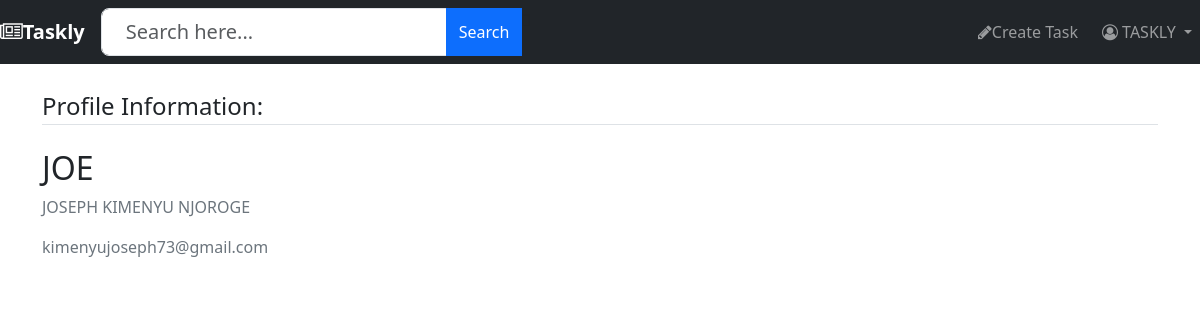
The app's page /profile/Joe/ (signed in) with its own data.
### Taskly/models.py (models this page shows, shortened)
class CustomUser(AbstractUser):
    email = models.EmailField(unique=True)
    description = models.TextField("Description", max_length=600, default='', blank=True)
    groups = models.ManyToManyField(
        'auth.Group',
        related_name='custom_users',  # Choose a custom related_name
        blank=True,
        help_text='The groups this user belongs to.',
        verbose_name='groups',
    )
    user_permissions = models.ManyToManyField(
        'auth.Permission',
        related_name='custom_users',  # Choose a custom related_name
        blank=True,
        help_text='Specific permissions for this user.',
        verbose_name='user permissions',
    )

### Taskly/views.py (the view, shortened to what this page needs)
# urls.py: path('profile/<username>/', views.profile, name='profile'),
def profile(request, username):
    user = get_user_model().objects.filter(username=username).first()
    if user:
        form = UserUpdateForm(instance=user)
        return render(
            request=request,
            template_name="Taskly/profile.html",
            context={"form": form}
            )
    return redirect("Taskly:homepage")

### Taskly/forms.py
class UserUpdateForm(forms.ModelForm):
    model = CustomUser
    email = forms.EmailField()
    class Meta:
        model = get_user_model()
        fields = ['first_name', 'last_name', 'email']

### Taskly/templates/Taskly/profile.html (shortened to what this page needs)
{% extends "base.html" %}
{% load crispy_forms_tags %}
{% block content %}
<div class="content-section col-lg-12 col-md-12 col-sm-12 tutorial-style" style="min-height:65vh;">
    <legend class="border-bottom mb-4">Profile Information:</legend>
    <div class="media">
        <div class="media-body">
            <h2 class="account-heading">{{ form.instance.username|upper }}
            </h2>
            <p class="text-secondary">{{ form.instance.first_name }} {{ form.instance.last_name }}</p>
            <p class="text-secondary">{{ form.instance.email }}</p>
        </div>
    </div>
</div>
{% endblock content %}

### Taskly/templates/base.html (shortened to what this page needs)
{% load crispy_forms_tags %}
<!DOCTYPE html>
<html lang="en">
<head>
    <link rel="stylesheet" href="https://cdn.jsdelivr.net/npm/bootstrap@5.3.0/dist/css/bootstrap.min.css">
    <link rel="stylesheet" href="https://cdnjs.cloudflare.com/ajax/libs/font-awesome/4.7.0/css/font-awesome.min.css">
</head>
<body>
    <nav class="navbar navbar-expand-xl navbar-dark bg-dark">
        {% if user.is_authenticated %}
        <a href="{% url 'Taskly:homepage' %}" class="navbar-brand"><i class="fa fa-newspaper-o"></i><b>Taskly</b></a>
        <div id="navbarCollapse" class="collapse navbar-collapse justify-content-between">
            <form class="navbar-form form-inline" method="GET" action="{% url 'Taskly:search' %}">
                <div class="input-group search-box">
                    <input type="text" id="search" name="q" class="form-control form-control-lg py-2 px-4 mr-9" placeholder="Search here..."> <button type="submit" class="btn btn-primary">Search</button>
                    <span class="input-group-addon"><i class="material-icons">&#xE8B6;</i></span>
                </div>
            </form>
            <div class="navbar-nav">
            {% endif %}
                {% if user.is_authenticated %}
                <div class="d-flex align-items-center">
                    <a href="{% url 'Taskly:task-create' %}" class="nav-item nav-link mx-2"><i class="fa fa-pencil"></i><span>Create Task</span></a>
                </div>
                <div class="d-flex align-items-center">
                    <div class="nav-item dropdown">
                        <a href="#" data-toggle="dropdown" class="nav-item nav-link dropdown-toggle user-action">
                            <i class="fa fa-user-circle-o"></i> {{ user.username|upper }} <b class="caret"></b>
                        </a>
                    </div>
                </div>
                {% else %}
                <div class="d-flex align-items-center">
                    <a href="{% url 'Taskly:register' %}" class="btn btn-primary mx-2">Create Account</a>
                    <a href="{% url 'Taskly:login' %}" class="btn btn-secondary">Login</a>
                </div>
                {% endif %}
            </div>
        </div>
    </nav>
    <div class="container mt-4">
        {% block content %}
        {% endblock %}
    </div>
</body>
</html>

### records on screen
CustomUser: username "TASKLY"
CustomUser: instance.username "JOE", instance.first_name "JOSEPH KIMENYU", instance.last_name "NJOROGE", instance.email "kimenyujoseph73@gmail.com"
